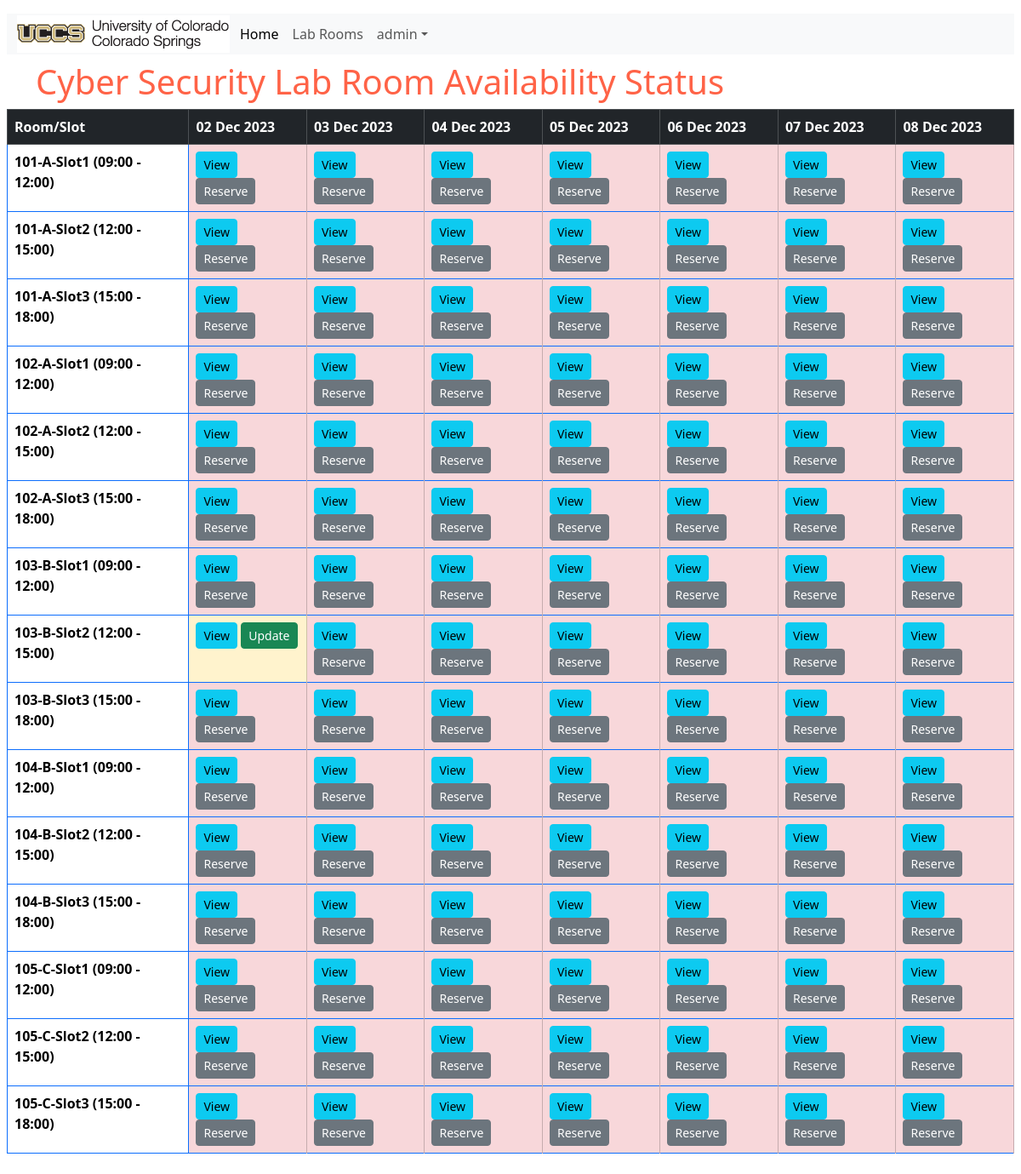
Screenshot of /labroom/ (signed in) with the database file from the repository.
### alras_application/models.py (models this page shows, shortened)
class LabRoom(models.Model):
    ROOMS = (
        ('101-A', 'Room 101-A'),
        ('102-A', 'Room 102-A'),
        ('103-B', 'Room 103-B'),
        ('104-B', 'Room 104-B'),
        ('105-C', 'Room 105-C'),
    )
    title = models.CharField(max_length=10,choices=ROOMS,null=True)
    slot = models.ForeignKey(RoomSlot, on_delete=models.CASCADE, default=None)
    def __str__(self):
        return f"{self.title}-{self.slot}"

class RoomSlot(models.Model):
    SLOTS = (
        ('slot-1', '09:00 - 12:00'),
        ('slot-2', '12:00 - 15:00'),
        ('slot-3', '15:00 - 18:00')
    )
    slot = models.CharField(max_length=200, choices= SLOTS)
    title = models.CharField(max_length=200)
    def __str__(self):
        return self.title

### alras_application/views.py (the view)
# urls.py: path('labroom/', views.labroom_list, name= 'labroom'),
def labroom_list(request):
    labrooms = LabRoom.objects.all()
    today = datetime.now().date()
    dates = []
    labroom_list = [labroom for labroom in labrooms]
    table_data = []
    for i in range(7):
        dates.append(today)
        today = datetime.now().date() + timedelta(days=i+1)
    view_urls_datewise = []
    for labroom in labrooms:
        today = datetime.now().date()
        temp = []
        for i in range(7):
            vur_url = {}
            vur_url["view"] = reverse('labroom-detail', args=[labroom.pk, str(today)])
            student = Student.objects.filter(slot_id = labroom.id, date=today).values().all()
            if student.exists():
                vur_url["update"] = (reverse('update_slot', args=[labroom.pk, str(today)]))
            else:
                vur_url["reserve"] = (reverse('reserve_slot', args=[labroom.pk, str(today)]))
            temp.append(vur_url)
            today = datetime.now().date() + timedelta(days=i+1)
        view_urls_datewise.append(temp)
        table_data.append({'labroom':labroom,'urls':temp})
    context = {'views_url': view_urls_datewise,'dates':dates,'labrooms':labroom_list,'data':table_data}
    return render(request, 'alras_application/labroom_list.html', context)

### alras_application/context_processors.py (called while the page is built)
def message_processor(request):
    if request.user.is_authenticated:
        no_msgs = 1
    else:
        no_msgs = 0
    return {
        'message' : no_msgs
    }

### alras_application/templates/alras_application/labroom_list.html
{% extends 'alras_application/base_template.html' %}
{% block content %}
<div class="container justify-content-center">
<h1 style="color:tomato;">Cyber Security Lab Room Availability Status</h1>
</div>
<div class="table-responsive">
{% if data %}
<table class="table table-bordered border-primary">
    <thead class="table-dark">
        <tr>
            <th scope="col">Room/Slot</th>
            {% for date in dates %}
                <th scope="col">{{date|date:"d M Y" }}</th>
            {% endfor %}
        </tr>
    </thead>
    <tbody>
        {% for x in data %}
        <tr>
            <th class="table-dark-bg-subtle" scope="row">{{x.labroom}}</th>
            {% for url in x.urls %}
                {% if url.reserve %}
                <td class="table-danger"><a class="btn btn-info btn-sm" href="{{ url.view }}" role="button">View</a>
                   <a class="btn btn-secondary btn-sm" href="{{ url.reserve }}" role="button">Reserve</a></td>
                {% else %}
                    <td class="table-warning"><a class="btn btn-info btn-sm" href="{{ url.view }}" role="button">View</a>
                    <a class="btn btn-success btn-sm" href="{{ url.update }}" role="button">Update</a></td>
                {% endif %}
        {% endfor %}
        </tr>
        {% endfor %}
  </tbody>
</table>
{% else %}
<p>There are no lab rooms configured.</p>
</div>
{% endif %}
</div>
{% endblock %}

### alras_application/templates/alras_application/base_template.html (shortened to what this page needs)
{% load static %}
<!DOCTYPE html>
<html lang="en">
<head>
{% load bootstrap5 %}
{% bootstrap_css %}
</head>
<body>
<div class="container-fluid p-2">
<nav class="navbar navbar-expand-lg bg-secondary-tertiary">
<div class="container-fluid bg-light">
<img src="{% static 'images/uccs_logo.gif' %}">
<div class="collapse navbar-collapse" id="navbarNav">
<ul class="navbar-nav justify-content-center p-1">
<li class="nav-item">
<a class="nav-link active" aria-current="page" href="{% url 'index' %}">Home</a>
</li>
<li class="nav-item">
<a class="nav-link" href="{% url 'labroom' %}">Lab Rooms</a>
</li>
<li class="nav-item dropdown">
  {% if message %}
  <a class="nav-link dropdown-toggle" href="#" role="button" data-bs-toggle="dropdown">{{user}}</a>
  {% else %}
    <a class="nav-link dropdown-toggle" href="#" role="button" data-bs-toggle="dropdown">Account</a>
    <ul class="dropdown-menu">
    <li><a class="dropdown-item" href="{% url 'login' %}">Log In</a></li>
    <li><a class="dropdown-item" href="{% url 'register_page' %}">Register</a></li>
  {% endif %}
</li>
</div>
</div>
</nav>
{% block content %}
{% endblock %}
</div>
</body>
</html>

### rows the page displays
LabRoom: labroom "101-A-Slot1 (09:00 - 12:00)"
LabRoom: labroom "101-A-Slot2 (12:00 - 15:00)"
LabRoom: labroom "101-A-Slot3 (15:00 - 18:00)"
LabRoom: labroom "102-A-Slot1 (09:00 - 12:00)"
LabRoom: labroom "102-A-Slot2 (12:00 - 15:00)"
LabRoom: labroom "102-A-Slot3 (15:00 - 18:00)"
LabRoom: labroom "103-B-Slot1 (09:00 - 12:00)"
LabRoom: labroom "103-B-Slot2 (12:00 - 15:00)"
LabRoom: labroom "103-B-Slot3 (15:00 - 18:00)"
LabRoom: labroom "104-B-Slot1 (09:00 - 12:00)"
LabRoom: labroom "104-B-Slot2 (12:00 - 15:00)"
LabRoom: labroom "104-B-Slot3 (15:00 - 18:00)"
LabRoom: labroom "105-C-Slot1 (09:00 - 12:00)"
LabRoom: labroom "105-C-Slot2 (12:00 - 15:00)"
LabRoom: labroom "105-C-Slot3 (15:00 - 18:00)"

### other values shown
{{ user }} "admin"
{{ date|date:"d M Y" }} "02 Dec 2023" "03 Dec 2023" "04 Dec 2023" "05 Dec 2023" "06 Dec 2023" "07 Dec 2023" "08 Dec 2023"
